Frame 1 (no input): blank canvas, image omitted
Frame 60 (no input): blank canvas, image omitted
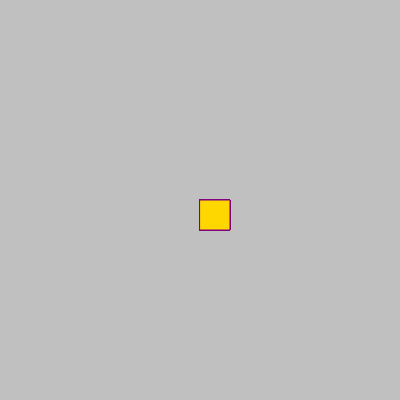
Frame 120 (the mouse pressed at the canvas centre since frame 60)

The p5.js sketch whose frames 1 and 60 were blank and that drew this single picture after the mouse press (run headless with seeded random() and noise() and a simulated clock; from frame 60 on, the mouse is pressed at the canvas centre):

// p5.js sketch
// ── sketch.js
function setup() {
  createCanvas(400, 400);
  background("silver");
}

function draw() {
  
 stroke("purple"); 
  
fill('gold'); 
  ;
if(mouseIsPressed){
  rect(mouseX,mouseY,30,30)
  
}
}
